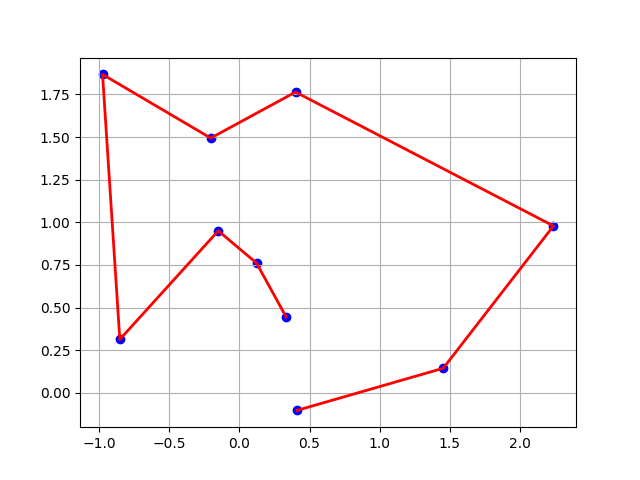

Source code (Python):
import numpy as n
import random
import matplotlib.pyplot as plt

n.random.seed(0)


# 初始解（初始城市排列）
def init_solation(num_cities):
    return random.sample(range(num_cities), num_cities)


# 计算解的总距离
def sum_distance(solution, dis_matrix):
    total_dist = 0
    num_cities = len(solution)
    for i in range(num_cities - 1):
        total_dist += dis_matrix[solution[i]][solution[i+1]]
    total_dist += dis_matrix[solution[-1]][solution[0]]
    return total_dist


# 模拟退火算法
def sa(dis_matrix, init_temp, rate, epochs):
    num_cities = len(dis_matrix)
    current_solution = init_solation(num_cities)
    current_dist = sum_distance(current_solution, dis_matrix)
    best_solution = current_solution
    best_dist = current_dist

    for _ in range(epochs):
        # 生成新解
        new_solution = current_solution.copy()
        i, j = random.sample(range(num_cities), 2)
        new_solution[i], new_solution[j] = new_solution[j], new_solution[i]
        new_dist = sum_distance(new_solution, dis_matrix)

        # 计算温度
        temp = init_temp * rate**epochs

        # 接受新解
        if new_dist < current_dist or random.random() < n.exp(- (new_dist - current_dist) / temp):
            current_solution = new_solution
            current_dist = new_dist

            # 更新最佳解
            if new_dist < best_dist:
                best_solution = new_solution
                best_dist = new_dist
    
    return best_solution, best_dist


# 绘图
def draw(position, solution):
    path_y = [position[i, 0] for i in solution]
    path_x = [position[i, 1] for i in solution]
    plt.plot(path_x, path_y, color='r', linestyle='-', linewidth=2, label='Path')

    # 绘制点
    plt.scatter(position[:, 1], position[:, 0], color='b', marker='o', label='Points')
    plt.grid()
    # plt.axis('off')
    plt.show()


# 计算距离矩阵
def cal_dis_matrix(position):
    nums = position.shape[0]
    dis_matrix = n.zeros((nums, nums))
    for i in range(nums):
        for j in range(i + 1, nums):
            # 计算点i和点j之间的欧氏距离
            distance = n.linalg.norm(position[i] - position[j])
            dis_matrix[i, j] = distance
            dis_matrix[j, i] = distance
    return dis_matrix


def run():
    position = n.random.normal(0, 1, (10, 2))
    dis_matrix = cal_dis_matrix(position)

    # 参数设置
    init_temp = 100.0
    rate = 0.99
    epochs = 1000

    # 运行模拟退火算法
    best_solution, best_dist = sa(dis_matrix, init_temp, rate, epochs)

    print("最佳路径:", best_solution)
    print("最短距离:", best_dist)
    draw(position, best_solution)
    


if __name__ == '__main__':
    run()
